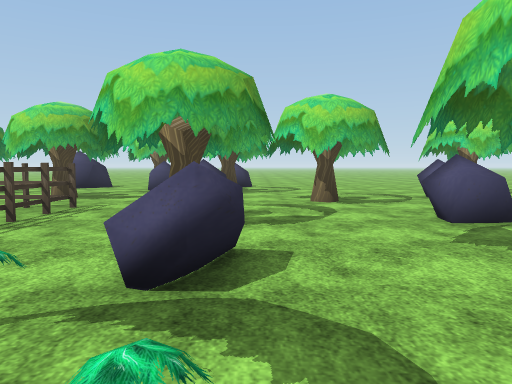
View 1 (above)

16 first-person views from a walk through a scene from a Unity 3-D project. The camera is 1.3 m above the floor, tilts 4° down and sees 70° across. The floor is counted in squares, 2 m on a side. Each view is taken from the middle of a square. On the plan, view 1 faces up. The plan holds only what a view shows up to about 11 squares ahead; the rest is blank. The place goes on beyond the plan. Flat ground stands in for the terrain. Some surface patterns are stand-ins.

View 2
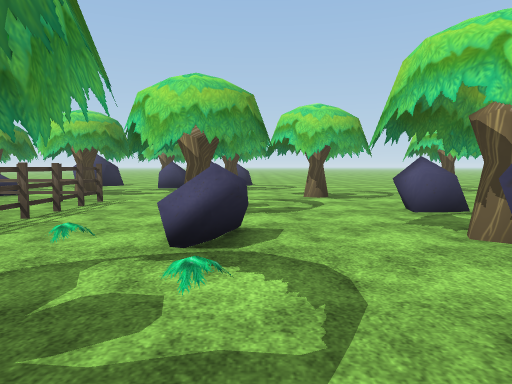

View 3
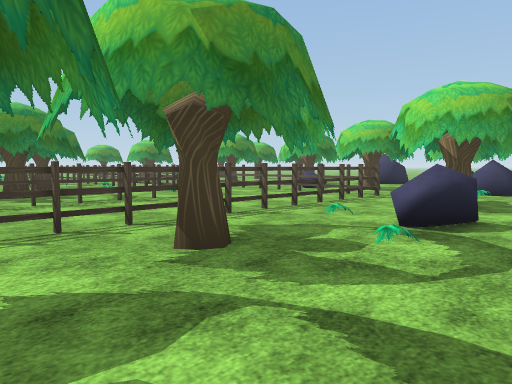

View 4
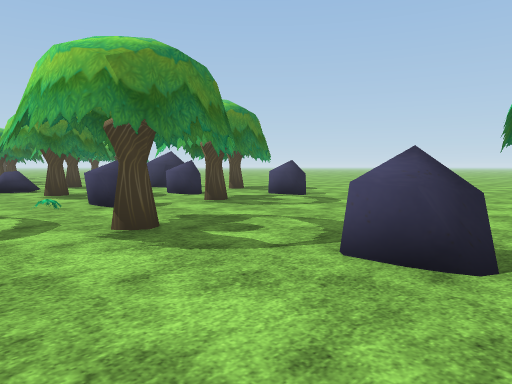

View 5
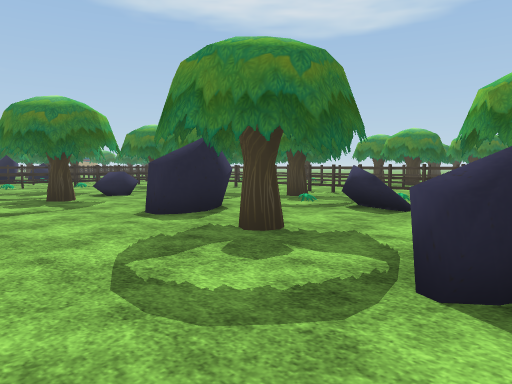

View 6
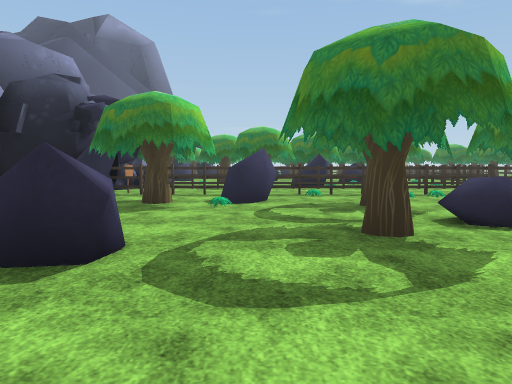

View 7
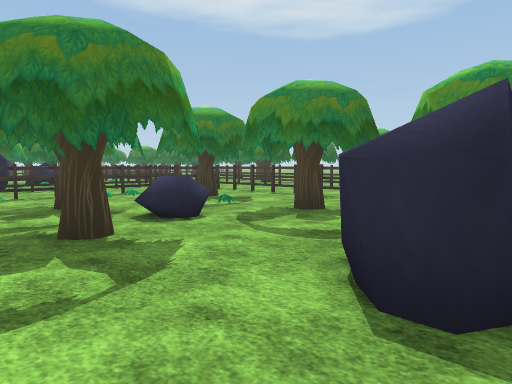

View 8
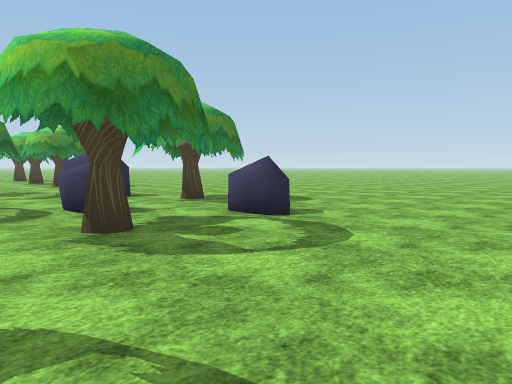

View 9
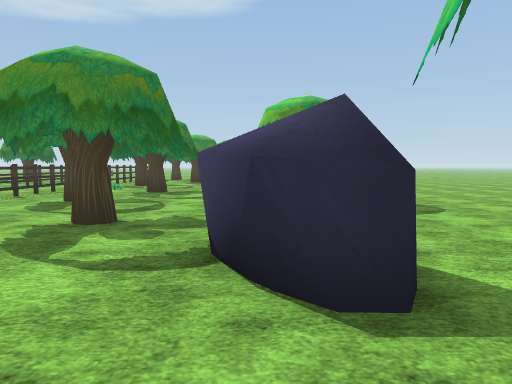

View 10
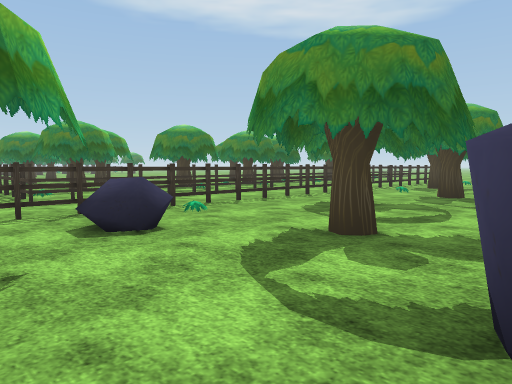

View 11
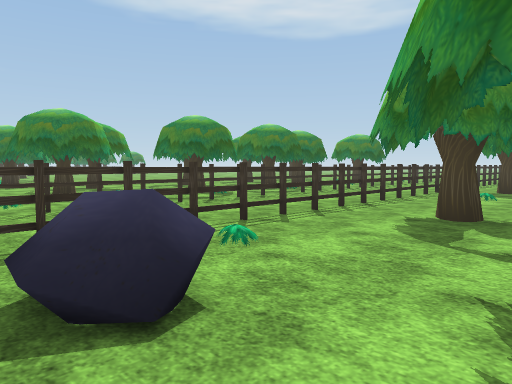

View 12
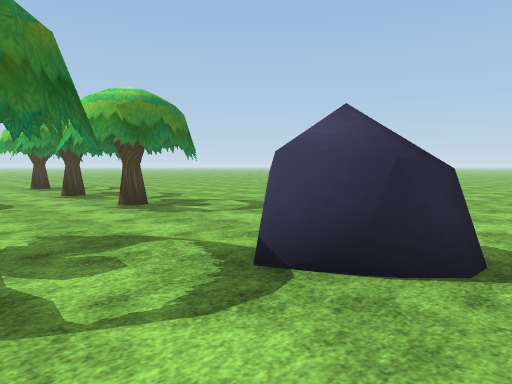

View 13
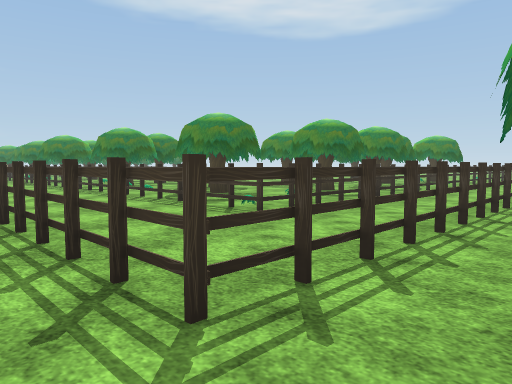

View 14
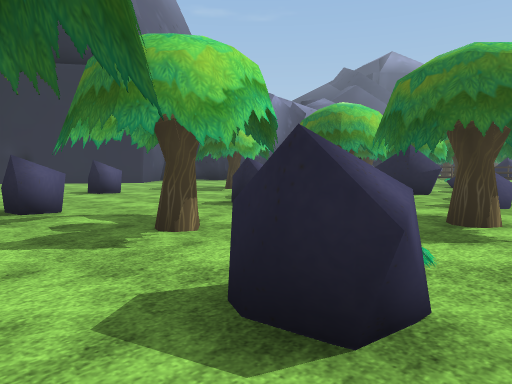

View 15
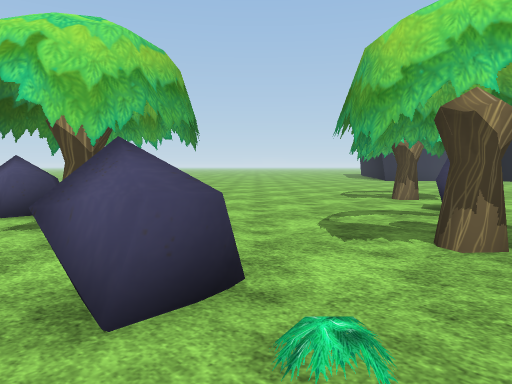

View 16
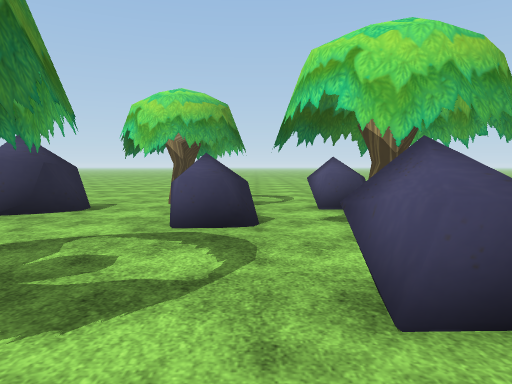

### Floor plan
Key: @ floor where view 1 was taken; # wall or solid block; . floor; R rock; T tree; F fence; O other object.
Columns run from 17 left of view 1 to 5 right of it. Each row starts with its distance up from view 1.
 13    .T..#.....T#........
 12  # T#  # ...R##TR......
 11  T..  .T...RR..........
 10      .... #...RR##....T
  9    .T#...##.....#T...T#
  8  T . ###TTT.##T.R.T..R
  7 T##.TTT# ..R T .R.##...
  6    OFFFFFFFFFFF...T ...
  5   ............F.#T.RR..
  4   ............FT# .RR..
  3   OOOOOOFFFF..F TRT#T..
  2    T#TT# ..O..F.RRT# .T
  1      T##T TF..FTT RR..
  0    TTT .   F..F##@RR...
 -1        .#  O..FTT.....R
 -2         #T.O..OT##.T#.R
 -3         TT.O..OT#TR##..
 -4          TTO..O TTR#...
 -5             ..F # T# .T
 -6              .FT# T TR#
 -7              .F T ...RT
 -8               OOFF FF O
 -9                 ..... .
-10               OOOOOOO O
-11                    R
-12                    R

Positions as (right, up) in squares from view 1, and headings:
1: (0, 0), facing up
2: (0, -1), facing up
3: (1, -2), facing up-left
4: (5, 5), facing up-left
5: (5, 5), facing down-left
6: (4, 1), facing down
7: (4, 1), facing down-left
8: (3, 8), facing up-left
9: (-3, 11), facing left
10: (-4, 11), facing down-left
11: (-5, 9), facing down-left
12: (-4, 9), facing up-left
13: (-2, 7), facing down-left
14: (-2, 9), facing down-right
15: (-2, 6), facing up-right
16: (-2, 6), facing up
